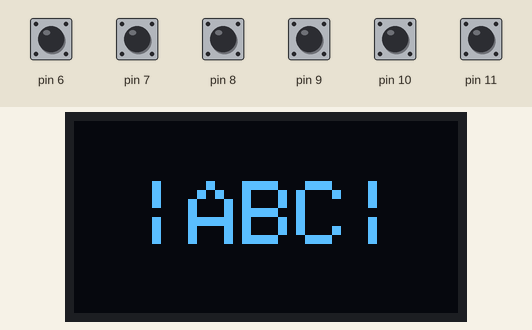
This sketch was run on a simulated Arduino Leonardo, built with avr-gcc and run on an emulated ATmega32U4. On the bench: 128×64 one-colour display. The test bench sets the inputs (shaded band); at power-on: pin 6–11 HIGH. USB keyboard and mouse output is not drawn; what the sketch prints to the serial monitor is not drawn.

Above: at 0.1 s.
At 6.2 s:
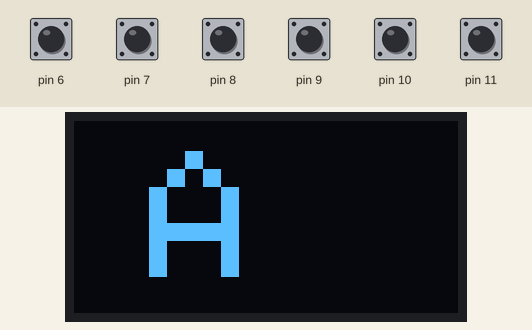
Timing chart, 0 to 5.7 s (numbered marks = the images above; inputs shaded):
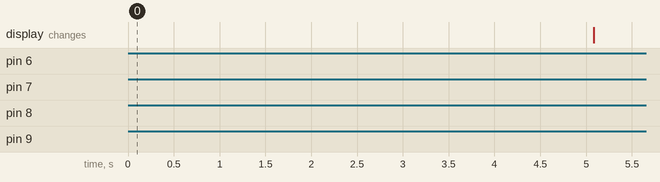

The sketch:

simple_keyboard.ino
```cpp
#include <SPI.h>
#include <Wire.h>
#include <Adafruit_GFX.h>
#include <Adafruit_SSD1306.h>
#include "Keyboard.h"

#define SCREEN_WIDTH 128
#define SCREEN_HEIGHT 64

// 設定OLED
#define OLED_RESET     -1 // Reset pin # (or -1 if sharing Arduino reset pin)
Adafruit_SSD1306 display(SCREEN_WIDTH, SCREEN_HEIGHT, &Wire, OLED_RESET);

int ascii=65;

void show(){
    display.clearDisplay();

    if(ascii<32){
      ascii=126;
    }else if(ascii>126){
      ascii=32;
    }

    if(ascii==32){
      display.setTextSize(3);
      display.setTextColor(1);
      display.setCursor(20,12);
      display.print("space");
    }else{
      char s = ascii;
      display.setTextSize(6);
      display.setTextColor(1);
      display.setCursor(25,10);
      display.print(s);
    }
    display.display();
    delay(300);
}


void setup() {
  Keyboard.begin();
  Serial.begin(9600);

  if(!display.begin(SSD1306_SWITCHCAPVCC, 0x3C)) {
    Serial.println(F("SSD1306 allocation failed"));
    for(;;); // Don't proceed, loop forever
  }

  display.clearDisplay();
  display.setTextSize(3);
  display.setTextColor(1);
  display.setCursor(20,20);
  display.print("|ABC|");
  display.display();
  delay(5000);
  display.clearDisplay();
  char s = ascii;
  display.setTextSize(6);
  display.setTextColor(1);
  display.setCursor(25,10);
  display.print(s);
  display.display();

  pinMode(6, INPUT_PULLUP);
  pinMode(7, INPUT_PULLUP);
  pinMode(8, INPUT_PULLUP);
  pinMode(9, INPUT_PULLUP);
  pinMode(10, INPUT_PULLUP);
  pinMode(11, INPUT_PULLUP);

}


void loop() {
  int val_down=digitalRead(7);
  int val_up=digitalRead(8);
  int num=digitalRead(6);
  int cap=digitalRead(9);
  int enter=digitalRead(10);
  int backspace=digitalRead(11);

  if(val_down==LOW){
    ascii--;
    show();
    while(digitalRead(7)==LOW){}
  }else if(val_up==LOW){
    ascii++;
    show();
    while(digitalRead(8)==LOW){}
  }else if(num==LOW){
    ascii=48;
    display.clearDisplay();
    display.setTextSize(3);
    display.setTextColor(1);
    display.setCursor(20,20);
    display.print("|123|");
    display.display();
    delay(350);
    show();
    while(digitalRead(6)==LOW){}
  }else if(cap==LOW){
    if(ascii>64 && ascii<91){
      ascii+=32;
      display.clearDisplay();
      display.setTextSize(3);
      display.setTextColor(1);
      display.setCursor(20,20);
      display.print("|abc|");
      display.display();
      delay(350);
    }else if(ascii>96 && ascii<123){
      ascii-=32;
      display.clearDisplay();
      display.setTextSize(3);
      display.setTextColor(1);
      display.setCursor(20,20);
      display.print("|ABC|");
      display.display();
      delay(350);
    }else{
      ascii=65;
      display.clearDisplay();
      display.setTextSize(3);
      display.setTextColor(1);
      display.setCursor(20,20);
      display.print("|ABC|");
      display.display();
      delay(350);
    }
    show();
    while(digitalRead(9)==LOW){}
  }else if(enter==LOW){
    bool st=false;
    int i;
    for(i=0;i<5;i++){
      delay(100);
      if(digitalRead(10)==HIGH){
        st=true;
        break;
      }
    }
    if(st){
      Keyboard.write(ascii);
      delay(300);
      Keyboard.releaseAll();
    }else{
      Keyboard.write(0xB0);
      delay(500);
      Keyboard.releaseAll();
    }
    while(digitalRead(10)==LOW){}

  }else if(backspace==LOW){
    Keyboard.write(0xB2);
    delay(300);
    Keyboard.releaseAll();
    while(digitalRead(11)==LOW){}
  }

  Serial.println(ascii);

}
```
